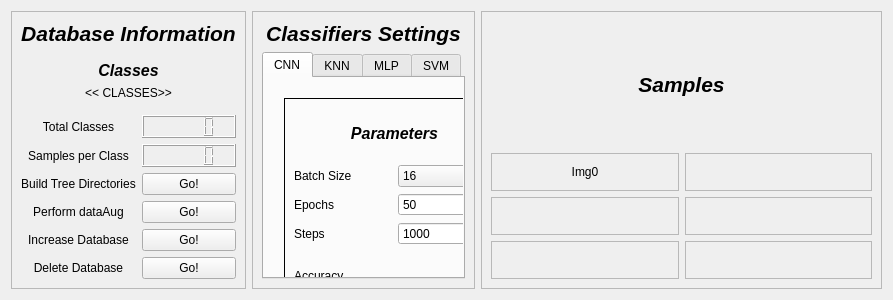
      <widget class="QWidget" name="tab_vision">
       <attribute name="title">
        <string>Vision</string>
       </attribute>
       <layout class="QGridLayout" name="gridLayout_37">
        <item row="0" column="1">
         <widget class="QFrame" name="frame_2">
          <property name="frameShape">
           <enum>QFrame::StyledPanel</enum>
          </property>
          <property name="frameShadow">
           <enum>QFrame::Raised</enum>
          </property>
          <layout class="QVBoxLayout" name="verticalLayout_9">
           <item>
            <widget class="QLabel" name="label_8">
             <property name="font">
              <font>
               <pointsize>16</pointsize>
               <weight>75</weight>
               <italic>true</italic>
               <bold>true</bold>
              </font>
             </property>
             <property name="text">
              <string>Classifiers Settings</string>
             </property>
             <property name="alignment">
              <set>Qt::AlignCenter</set>
             </property>
            </widget>
           </item>
           <item>
            <widget class="QTabWidget" name="tabWidget_classifiers">
             <property name="currentIndex">
              <number>0</number>
             </property>
             <widget class="QWidget" name="tab">
              <attribute name="title">
               <string>CNN</string>
              </attribute>
              <widget class="QFrame" name="frame_3">
               <property name="geometry">
                <rect>
                 <x>20</x>
                 <y>20</y>
                 <width>221</width>
                 <height>241</height>
                </rect>
               </property>
               <property name="minimumSize">
                <size>
                 <width>148</width>
                 <height>201</height>
                </size>
               </property>
               <property name="frameShape">
                <enum>QFrame::Panel</enum>
               </property>
               <layout class="QGridLayout" name="gridLayout_4">
                <item row="0" column="0" colspan="2">
                 <widget class="QLabel" name="label_24">
                  <property name="font">
                   <font>
                    <pointsize>12</pointsize>
                    <weight>75</weight>
                    <italic>true</italic>
                    <bold>true</bold>
                   </font>
                  </property>
                  <property name="text">
                   <string>Parameters</string>
                  </property>
                  <property name="alignment">
                   <set>Qt::AlignCenter</set>
                  </property>
                 </widget>
                </item>
                <item row="1" column="0">
                 <widget class="QLabel" name="label_21">
                  <property name="text">
                   <string>Batch Size</string>
                  </property>
                 </widget>
                </item>
                <item row="1" column="1">
                 <widget class="QComboBox" name="comboBox_2">
                  <property name="currentIndex">
                   <number>4</number>
                  </property>
                  <item>
                   <property name="text">
                    <string>1</string>
                   </property>
                  </item>
                  <item>
                   <property name="text">
                    <string>2</string>
                   </property>
                  </item>
                  <item>
                   <property name="text">
                    <string>4</string>
                   </property>
                  </item>
                  <item>
                   <property name="text">
                    <string>8</string>
                   </property>
                  </item>
                  <item>
                   <property name="text">
                    <string>16</string>
                   </property>
                  </item>
                  <item>
                   <property name="text">
                    <string>32</string>
                   </property>
                  </item>
                  <item>
                   <property name="text">
                    <string>64</string>
                   </property>
                  </item>
                 </widget>
                </item>
                <item row="2" column="0">
                 <widget class="QLabel" name="label_22">
                  <property name="text">
                   <string>Epochs</string>
                  </property>
                 </widget>
                </item>
                <item row="2" column="1">
                 <widget class="QSpinBox" name="epoch_Box">
                  <property name="maximum">
                   <number>1000</number>
                  </property>
                  <property name="value">
                   <number>50</number>
                  </property>
                 </widget>
                </item>
                <item row="3" column="0">
                 <widget class="QLabel" name="label_23">
                  <property name="text">
                   <string>Steps</string>
                  </property>
                 </widget>
                </item>
                <item row="3" column="1">
                 <widget class="QSpinBox" name="steps_Box">
                  <property name="minimum">
                   <number>1</number>
                  </property>
                  <property name="maximum">
                   <number>90000</number>
                  </property>
                  <property name="singleStep">
                   <number>100</number>
                  </property>
                  <property name="value">
                   <number>1000</number>
                  </property>
                 </widget>
                </item>
                <item row="4" column="0">
                 <widget class="QLabel" name="label_25">
                  <property name="text">
                   <string>Accuracy</string>
                  </property>
                 </widget>
                </item>
                <item row="4" column="1">
                 <widget class="QLabel" name="cnn_accuracy_label">
                  <property name="text">
                   <string/>
                  </property>
                 </widget>
                </item>
                <item row="5" column="0" colspan="2">
                 <widget class="QPushButton" name="train_cnn_Button">
                  <property name="text">
                   <string>Train Model</string>
                  </property>
                 </widget>
                </item>
               </layout>
              </widget>
              <widget class="QLabel" name="label_55">
               <property name="geometry">
                <rect>
                 <x>280</x>
                 <y>30</y>
                 <width>301</width>
                 <height>231</height>
                </rect>
               </property>
               <property name="text">
                <string/>
               </property>
               <property name="pixmap">
                <pixmap>../../../../.designer/backup/cnn.png</pixmap>
               </property>
               <property name="scaledContents">
                <bool>true</bool>
               </property>
              </widget>
             </widget>
             <widget class="QWidget" name="tab_2">
              <attribute name="title">
               <string>KNN</string>
              </attribute>
             </widget>
             <widget class="QWidget" name="tab_3">
              <attribute name="title">
               <string>MLP</string>
              </attribute>
             </widget>
             <widget class="QWidget" name="tab_4">
              <attribute name="title">
               <string>SVM</string>
              </attribute>
             </widget>
            </widget>
           </item>
          </layout>
         </widget>
        </item>
        <item row="0" column="2">
         <widget class="QFrame" name="frame_5">
          <property name="minimumSize">
           <size>
            <width>1</width>
            <height>1</height>
           </size>
          </property>
          <property name="frameShape">
           <enum>QFrame::StyledPanel</enum>
          </property>
          <property name="frameShadow">
           <enum>QFrame::Raised</enum>
          </property>
          <layout class="QGridLayout" name="gridLayout_5">
           <item row="2" column="1">
            <widget class="QFrame" name="pic_4">
             <property name="frameShape">
              <enum>QFrame::StyledPanel</enum>
             </property>
             <property name="frameShadow">
              <enum>QFrame::Raised</enum>
             </property>
            </widget>
           </item>
           <item row="2" column="0">
            <widget class="QFrame" name="pic_3">
             <property name="frameShape">
              <enum>QFrame::StyledPanel</enum>
             </property>
             <property name="frameShadow">
              <enum>QFrame::Raised</enum>
             </property>
            </widget>
           </item>
           <item row="1" column="1">
            <widget class="QFrame" name="pic_2">
             <property name="frameShape">
              <enum>QFrame::StyledPanel</enum>
             </property>
             <property name="frameShadow">
              <enum>QFrame::Raised</enum>
             </property>
            </widget>
           </item>
           <item row="1" column="0">
            <widget class="QFrame" name="pic_1">
             <property name="frameShape">
              <enum>QFrame::StyledPanel</enum>
             </property>
             <property name="frameShadow">
              <enum>QFrame::Raised</enum>
             </property>
             <layout class="QGridLayout" name="gridLayout_6">
              <item row="0" column="0">
               <widget class="QLabel" name="label_26">
                <property name="text">
                 <string>Img0</string>
                </property>
                <property name="alignment">
                 <set>Qt::AlignCenter</set>
                </property>
               </widget>
              </item>
             </layout>
            </widget>
           </item>
           <item row="3" column="1">
            <widget class="QFrame" name="pic_6">
             <property name="frameShape">
              <enum>QFrame::StyledPanel</enum>
             </property>
             <property name="frameShadow">
              <enum>QFrame::Raised</enum>
             </property>
            </widget>
           </item>
           <item row="3" column="0">
            <widget class="QFrame" name="pic_5">
             <property name="frameShape">
              <enum>QFrame::StyledPanel</enum>
             </property>
             <property name="frameShadow">
              <enum>QFrame::Raised</enum>
             </property>
            </widget>
           </item>
           <item row="0" column="0" colspan="2">
            <widget class="QLabel" name="label_20">
             <property name="minimumSize">
              <size>
               <width>381</width>
               <height>126</height>
              </size>
             </property>
             <property name="font">
              <font>
               <pointsize>16</pointsize>
               <weight>75</weight>
               <italic>true</italic>
               <bold>true</bold>
              </font>
             </property>
             <property name="text">
              <string>Samples</string>
             </property>
             <property name="alignment">
              <set>Qt::AlignCenter</set>
             </property>
            </widget>
           </item>
          </layout>
         </widget>
        </item>
        <item row="0" column="0">
         <widget class="QFrame" name="frame_4">
          <property name="frameShape">
           <enum>QFrame::StyledPanel</enum>
          </property>
          <property name="frameShadow">
           <enum>QFrame::Raised</enum>
          </property>
          <layout class="QGridLayout" name="gridLayout">
           <item row="3" column="1">
            <widget class="QLCDNumber" name="spc_cd"/>
           </item>
           <item row="5" column="0">
            <widget class="QLabel" name="label_16">
             <property name="text">
              <string>Perform dataAug</string>
             </property>
             <property name="alignment">
              <set>Qt::AlignCenter</set>
             </property>
            </widget>
           </item>
           <item row="3" column="0">
            <widget class="QLabel" name="label_19">
             <property name="text">
              <string>Samples per Class</string>
             </property>
             <property name="alignment">
              <set>Qt::AlignCenter</set>
             </property>
            </widget>
           </item>
           <item row="2" column="0">
            <widget class="QLabel" name="label_15">
             <property name="text">
              <string>Total Classes</string>
             </property>
             <property name="alignment">
              <set>Qt::AlignCenter</set>
             </property>
            </widget>
           </item>
           <item row="0" column="0" colspan="2">
            <widget class="QLabel" name="label_3">
             <property name="font">
              <font>
               <pointsize>16</pointsize>
               <weight>75</weight>
               <italic>true</italic>
               <bold>true</bold>
              </font>
             </property>
             <property name="text">
              <string>Database Information</string>
             </property>
             <property name="alignment">
              <set>Qt::AlignCenter</set>
             </property>
            </widget>
           </item>
           <item row="2" column="1">
            <widget class="QLCDNumber" name="total_classes">
             <property name="layoutDirection">
              <enum>Qt::RightToLeft</enum>
             </property>
            </widget>
           </item>
           <item row="9" column="1">
            <widget class="QPushButton" name="deleteDbButton">
             <property name="text">
              <string>Go!</string>
             </property>
            </widget>
           </item>
           <item row="5" column="1">
            <widget class="QPushButton" name="buildTreeButton">
             <property name="text">
              <string>Go!</string>
             </property>
            </widget>
           </item>
           <item row="4" column="0">
            <widget class="QLabel" name="label_14">
             <property name="text">
              <string>Build Tree Directories</string>
             </property>
             <property name="alignment">
              <set>Qt::AlignCenter</set>
             </property>
            </widget>
           </item>
           <item row="4" column="1">
            <widget class="QPushButton" name="augButton">
             <property name="text">
              <string>Go!</string>
             </property>
            </widget>
           </item>
           <item row="9" column="0">
            <widget class="QLabel" name="label_18">
             <property name="text">
              <string>Delete Database</string>
             </property>
             <property name="alignment">
              <set>Qt::AlignCenter</set>
             </property>
            </widget>
           </item>
           <item row="8" column="1">
            <widget class="QPushButton" name="increaseDbButton">
             <property name="text">
              <string>Go!</string>
             </property>
            </widget>
           </item>
           <item row="8" column="0">
            <widget class="QLabel" name="label_17">
             <property name="text">
              <string>Increase Database</string>
             </property>
             <property name="alignment">
              <set>Qt::AlignCenter</set>
             </property>
            </widget>
           </item>
           <item row="1" column="0" colspan="2">
            <widget class="QWidget" name="widget_2" native="true">
             <layout class="QFormLayout" name="formLayout">
              <item row="1" column="0" colspan="2">
               <widget class="QLabel" name="classes_label">
                <property name="text">
                 <string>&lt;&lt; CLASSES&gt;&gt;</string>
                </property>
                <property name="alignment">
                 <set>Qt::AlignCenter</set>
                </property>
               </widget>
              </item>
              <item row="0" column="0" colspan="2">
               <widget class="QLabel" name="label_13">
                <property name="font">
                 <font>
                  <pointsize>12</pointsize>
                  <weight>75</weight>
                  <italic>true</italic>
                  <bold>true</bold>
                 </font>
                </property>
                <property name="text">
                 <string>Classes</string>
                </property>
                <property name="alignment">
                 <set>Qt::AlignCenter</set>
                </property>
               </widget>
              </item>
             </layout>
            </widget>
           </item>
          </layout>
         </widget>
        </item>
       </layout>
      </widget>
